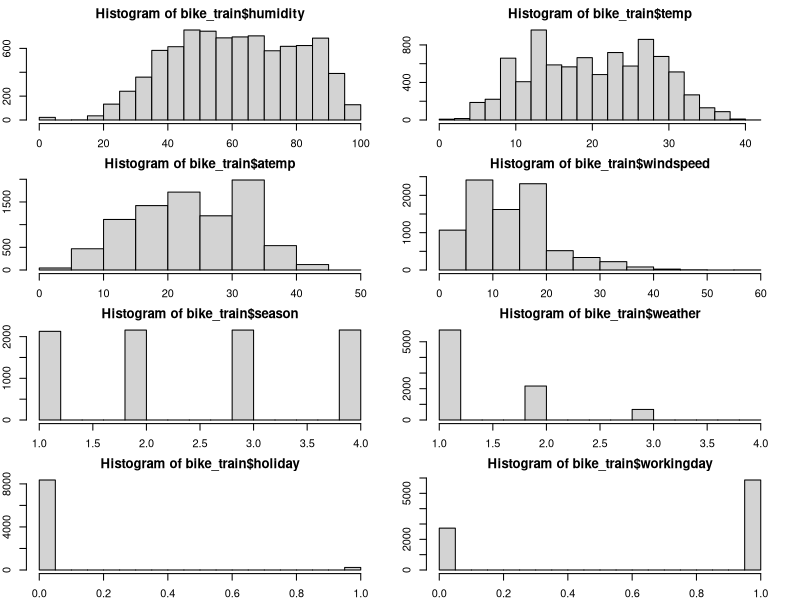
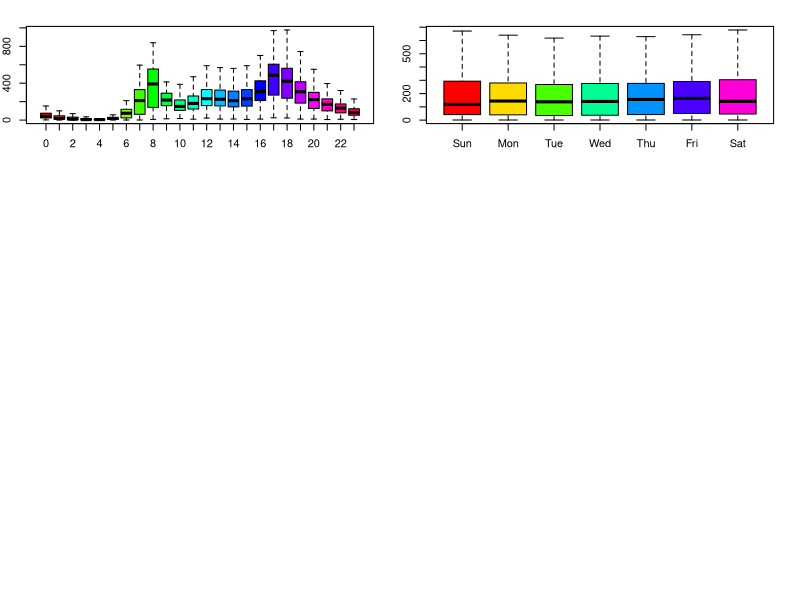
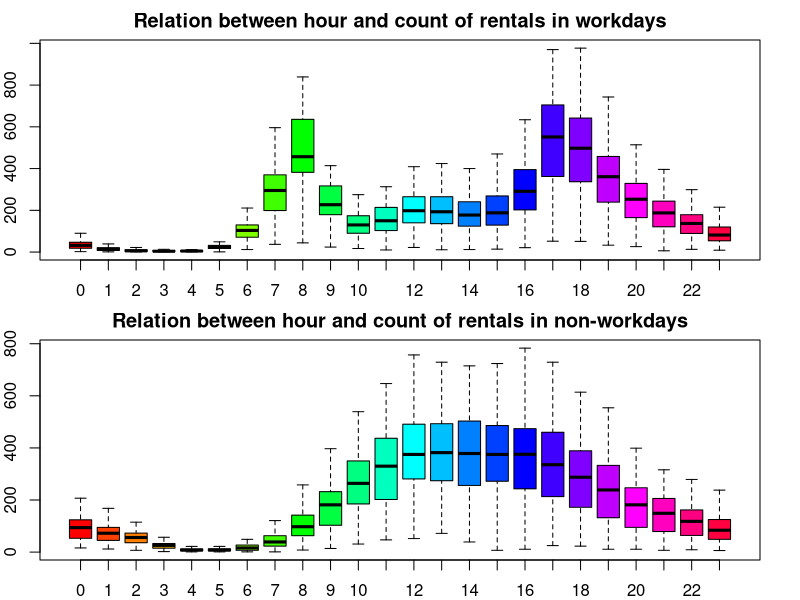
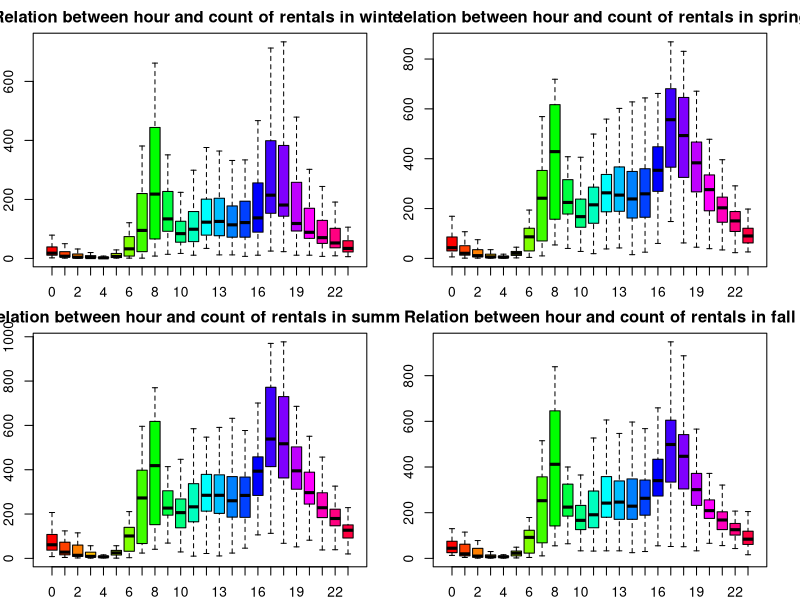
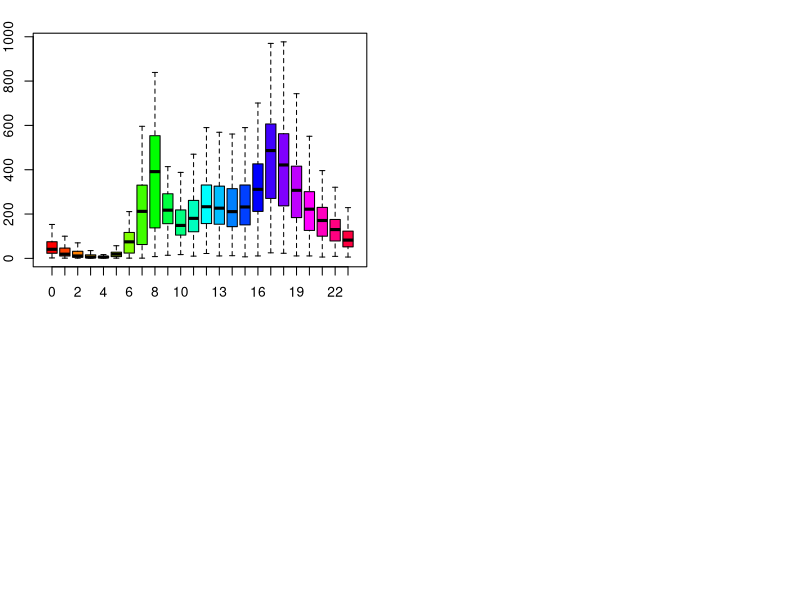
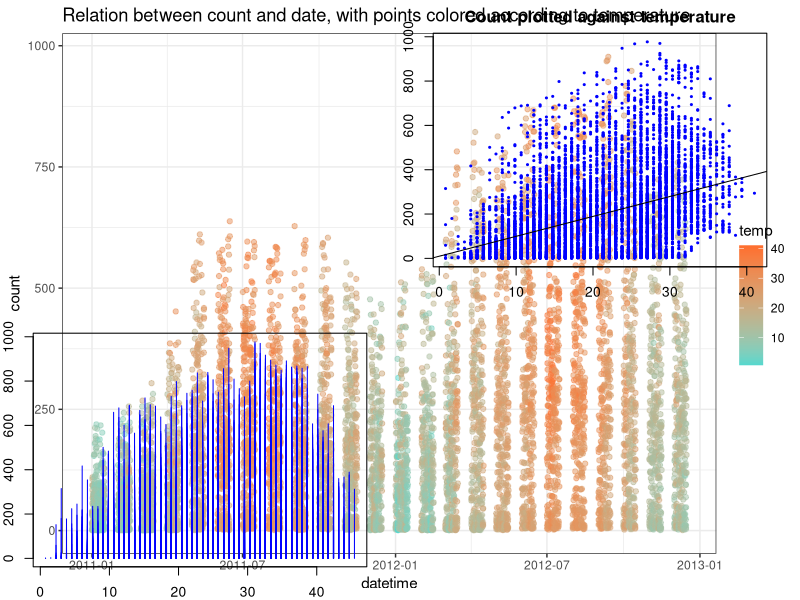

Generate these figures, in order, with R: (Note: this script raises an error after producing the figures.)
# installs 
# install.packages("lubridate", dependencies = TRUE)
# install.packages("ggplot", dependencies = TRUE)
#install.packages("plyr", dependencies = TRUE)
library(ggplot2)
library(lubridate)
library(randomForest)

# clean
rm(list=ls())
getwd()

# load data
bike_train <- read.csv("bike_train.csv", sep = ",")
bike_test <- read.csv("bike_test.csv", sep = ",")

# format datetime column
bike_train$datetime <- as.POSIXct(bike_train$datetime, tz = "UTC", format = "%Y-%m-%d%H:%M:%S")
bike_test$datetime <- as.POSIXct(bike_test$datetime, tz = "UTC", format = "%Y-%m-%d%H:%M:%S")

# initial histograms for overview of data
par(mfrow=c(4,2));
par(mar = rep(2, 4));
hist(bike_train$humidity);
hist(bike_train$temp);
hist(bike_train$atemp);
hist(bike_train$windspeed);
hist(bike_train$season);
hist(bike_train$weather);
hist(bike_train$holiday);
hist(bike_train$workingday);

# factorize non-continuous columns
bike_train$season_factored <- factor(bike_train$season, labels = c("Winter", "Spring", "Summer", "Fall"))
bike_train$holiday_factored <- factor(bike_train$holiday, labels = c("Not_Holiday", "Holiday"))
bike_train$workingday_factored <- factor(bike_train$workingday, labels = c("Not_Working_Day", "Working_Day"))
bike_train$weather_factored <- factor(bike_train$weather, labels = c("Good", "Normal", "Bad", "Very Bad"))


bike_test$season_factored <- factor(bike_test$season, labels = c("Winter", "Spring", "Summer", "Fall"))
bike_test$holiday_factored <- factor(bike_test$holiday, labels = c("Not_Holiday", "Holiday"))
bike_test$workingday_factored <- factor(bike_test$workingday, labels = c("Not_Working_Day", "Working_Day"))
bike_test$weather_factored <- factor(bike_test$weather, labels = c("Good", "Normal", "Bad"))


# split up datetime into components
bike_train$month <- as.integer(format(as.POSIXlt(bike_train$datetime), format = "%m"))
bike_train$weekday <- as.integer(format(as.POSIXlt(bike_train$datetime), format = "%u"))
bike_train$hour <- as.integer(format(as.POSIXlt(bike_train$datetime), format = "%H"))
bike_train$day_name=wday(as.Date(bike_train$datetime,"%Y-%m-%d%H:%M:%S", tz = "UTC"), label=TRUE)
bike_train$hour_factored <- as.factor(bike_train$hour)

bike_test$month <- as.integer(format(as.POSIXlt(bike_test$datetime), format = "%m"))
bike_test$weekday <- as.integer(format(as.POSIXlt(bike_test$datetime), format = "%u"))
bike_test$hour <- as.integer(format(as.POSIXlt(bike_test$datetime), format = "%H"))
bike_test$day_name=wday(as.Date(bike_test$datetime,"%Y-%m-%d%H:%M:%S", tz = "UTC"), label=TRUE)
bike_test$hour_factored <- as.factor(bike_test$hour)

# boxplot relation between hour and count of rentals
boxplot(bike_train$count~bike_train$hour_factored,xlab="hour", ylab="count of rentals", col=rainbow(length(unique(bike_train$hour_factored))),outline=FALSE)
boxplot(bike_train$count~bike_train$day_name,xlab="day", ylab="count of rentals", col=rainbow(length(unique(bike_train$day))),outline=FALSE)

par(mfrow=c(2,1));
# boxplot relation between hour and count of rentals in workdays
bike_train_filtered = bike_train[bike_train$workingday == 1, ];
boxplot(main="Relation between hour and count of rentals in workdays", bike_train_filtered$count~bike_train_filtered$hour_factored,xlab="hour", ylab="count of rentals", col=rainbow(length(unique(bike_train$hour_factored))),outline=FALSE)

# boxplot relation between hour and count of rentals in non-workdays
bike_train_filtered = bike_train[bike_train$workingday == 0, ];
boxplot(main="Relation between hour and count of rentals in non-workdays", bike_train_filtered$count~bike_train_filtered$hour_factored,xlab="hour", ylab="count of rentals", col=rainbow(length(unique(bike_train$hour_factored))),outline=FALSE)

par(mfrow=c(2,2));
# boxplot relation between hour and count of rentals in winter
bike_train_filtered = bike_train[bike_train$season == 1, ];
boxplot(main="Relation between hour and count of rentals in winter", bike_train_filtered$count~bike_train_filtered$hour_factored,xlab="hour", ylab="count of rentals", col=rainbow(length(unique(bike_train$hour_factored))),outline=FALSE)

# boxplot relation between hour and count of rentals in spring
bike_train_filtered = bike_train[bike_train$season == 2, ];
boxplot(main="Relation between hour and count of rentals in spring", bike_train_filtered$count~bike_train_filtered$hour_factored,xlab="hour", ylab="count of rentals", col=rainbow(length(unique(bike_train$hour_factored))),outline=FALSE)

# boxplot relation between hour and count of rentals in summer
bike_train_filtered = bike_train[bike_train$season == 3, ];
boxplot(main="Relation between hour and count of rentals in summer", bike_train_filtered$count~bike_train_filtered$hour_factored,xlab="hour", ylab="count of rentals", col=rainbow(length(unique(bike_train$hour_factored))),outline=FALSE)

# boxplot relation between hour and count of rentals in fall
bike_train_filtered = bike_train[bike_train$season == 4, ];
boxplot(main="Relation between hour and count of rentals in fall", bike_train_filtered$count~bike_train_filtered$hour_factored,xlab="hour", ylab="count of rentals", col=rainbow(length(unique(bike_train$hour_factored))),outline=FALSE)

# boxplot relation between hour and count of rentals in non-workdays
boxplot(bike_train$count~bike_train$hour_factored,xlab="hour", ylab="count of rentals", col=rainbow(length(unique(bike_train$hour_factored))),outline=FALSE)

# plot relation between count and date, with points colored according to temp
pl <- ggplot(bike_train,aes(datetime,count)) + geom_point(aes(color=temp),alpha=0.5)
pl + ggtitle("Relation between count and date, with points colored according to temperature") + scale_color_continuous(low = '#55D8CE',high = '#FF6E2E') + theme_bw()

# section 2
bikes_train_lm <- lm(data = bike_train, count ~ temp)
summary(bikes_train_lm)
plot(bike_train$temp, bike_train$count, pch = 20, cex = .5, col = "blue", main = "Count plotted against temperature", xlab = "Temperature", ylab = "Count")
abline(lm(data = bike_train, count ~ temp))

## 70% of the sample size
smp_size <- floor(0.7 * nrow(bike_train))
set.seed(4242)
train_ind <- sample(seq_len(nrow(bike_train)), size = smp_size)

subset_train <- bike_train[train_ind, ]
subset_test <- bike_train[-train_ind, ]

subset_train_lm <- lm(data = subset_train, count ~ temp + hour)
summary(subset_train_lm)

subset_train_lm_factored <- lm(data = subset_train, count ~ temp + hour_factored)
summary(subset_train_lm_factored)

# create hour windows in datasets
bike_train$hour_window<-NA
bike_train$hour_window<-ifelse(bike_train$hour>=0 & bike_train$hour<=6 | bike_train$hour==23,"night", bike_train$hour_window)
bike_train$hour_window<-ifelse(bike_train$hour>=7 & bike_train$hour<=9,"morning commute", bike_train$hour_window)
bike_train$hour_window<-ifelse(bike_train$hour>=10 & bike_train$hour<=15,"midday", bike_train$hour_window)
bike_train$hour_window<-ifelse(bike_train$hour>=16 & bike_train$hour<=19,"evening commute", bike_train$hour_window)
bike_train$hour_window<-ifelse(bike_train$hour>=20 & bike_train$hour<=22,"late evening", bike_train$hour_window)
bike_train$hour_window <- as.factor(bike_train$hour_window)

bike_test$hour_window<-NA
bike_test$hour_window<-ifelse(bike_test$hour>=0 & bike_test$hour<=6 | bike_test$hour==23,"night", bike_test$hour_window)
bike_test$hour_window<-ifelse(bike_test$hour>=7 & bike_test$hour<=9,"morning commute", bike_test$hour_window)
bike_test$hour_window<-ifelse(bike_test$hour>=10 & bike_test$hour<=15,"midday", bike_test$hour_window)
bike_test$hour_window<-ifelse(bike_test$hour>=16 & bike_test$hour<=19,"evening commute", bike_test$hour_window)
bike_test$hour_window<-ifelse(bike_test$hour>=20 & bike_test$hour<=22,"late evening", bike_test$hour_window)
bike_test$hour_window <- as.factor(bike_test$hour_window)


# create hour windows in training
subset_train$hour_window<-NA
subset_train$hour_window<-ifelse(subset_train$hour>=0 & subset_train$hour<=6 | subset_train$hour==23,"night", subset_train$hour_window)
subset_train$hour_window<-ifelse(subset_train$hour>=7 & subset_train$hour<=9,"morning commute", subset_train$hour_window)
subset_train$hour_window<-ifelse(subset_train$hour>=10 & subset_train$hour<=15,"midday", subset_train$hour_window)
subset_train$hour_window<-ifelse(subset_train$hour>=16 & subset_train$hour<=19,"evening commute", subset_train$hour_window)
subset_train$hour_window<-ifelse(subset_train$hour>=20 & subset_train$hour<=22,"late evening", subset_train$hour_window)
subset_train$hour_window <- as.factor(subset_train$hour_window)

# create hour windows in test
subset_test$hour_window<-NA
subset_test$hour_window<-ifelse(subset_test$hour>=0 & subset_test$hour<=6 | subset_test$hour==23,"night", subset_test$hour_window)
subset_test$hour_window<-ifelse(subset_test$hour>=7 & subset_test$hour<=9,"morning commute", subset_test$hour_window)
subset_test$hour_window<-ifelse(subset_test$hour>=10 & subset_test$hour<=15,"midday", subset_test$hour_window)
subset_test$hour_window<-ifelse(subset_test$hour>=16 & subset_test$hour<=19,"evening commute", subset_test$hour_window)
subset_test$hour_window<-ifelse(subset_test$hour>=20 & subset_test$hour<=22,"late evening", subset_test$hour_window)
subset_test$hour_window <- as.factor(subset_test$hour_window)


# set midday as the reference level
subset_train$hour_window=relevel(subset_train$hour_window, "midday")

# linear regression
subset_train.lm <- lm(data = subset_train, count ~ temp + hour_window)
summary(subset_train.lm)

subset_train.im <- lm(data = subset_train, count ~ temp*hour_window)
summary(subset_train.im)


subset_test$predictTest = predict(subset_train.lm, subset_test)
lm.sse_test = sum((subset_test$count - subset_test$predictTest)^2)
lm.sst_test = sum((subset_test$count - mean(bike_train$count))^2)
1 - lm.sse_test/lm.sst_test

subset_test$predictTest2 = predict(subset_train.im, subset_test)
im.sse_test = sum((subset_test$count - subset_test$predictTest2)^2)
im.sst_test = sum((subset_test$count - mean(bike_train$count))^2)
1 - im.sse_test/im.sst_test


# Section 3
cor(bike_train$count,bike_train$humidity)
cor(bike_train$count,bike_train$atemp)
cor(bike_train$count,bike_train$temp)

# plot count as function of atemp, to find optimal atemp
plot(bike_train$atemp, bike_train$count, type = 'h', col= 'blue', xlab = 'Actual Temperature', ylab = 'Total Bike Rentals')

# normalize atemp in the datasets
bike_train$atemp_normalized<-NA
bike_train$atemp_normalized<-ifelse(bike_train$atemp>32, 60+(46-bike_train$atemp)*40/14, bike_train$atemp_normalized);
bike_train$atemp_normalized<-ifelse(bike_train$atemp<=32, bike_train$atemp*100/32, bike_train$atemp_normalized);
subset_test$atemp_normalized<-NA
subset_test$atemp_normalized<-ifelse(subset_test$atemp>32, 60+(46-subset_test$atemp)*40/14, subset_test$atemp_normalized);
subset_test$atemp_normalized<-ifelse(subset_test$atemp<=32, subset_test$atemp*100/32, subset_test$atemp_normalized);
bike_test$atemp_normalized<-NA
bike_test$atemp_normalized<-ifelse(bike_test$atemp>32, 60+(46-bike_test$atemp)*40/14, bike_test$atemp_normalized);
bike_test$atemp_normalized<-ifelse(bike_test$atemp<=32, bike_test$atemp*100/32, bike_test$atemp_normalized);

# create agg_temp variable in datasets
bike_train$agg_temp = NA
bike_train$agg_temp = (bike_train$atemp_normalized - bike_train$humidity)*4 - bike_train$weather*10 + bike_train$season*25
subset_test$agg_temp = NA
subset_test$agg_temp = (subset_test$atemp_normalized - subset_test$humidity)*4 - subset_test$weather*10 + subset_test$season*25
bike_test$agg_temp = NA
bike_test$agg_temp = (bike_test$atemp_normalized - bike_test$humidity)*4 - bike_test$weather*10 + bike_test$season*25

# see correlation of agg_temp to count
cor(bike_train$count, bike_train$agg_temp)

bike_train.final <- lm(data = bike_train, count ~ holiday_factored*hour_window+workingday_factored*hour_window+hour*hour_window+agg_temp*hour_window)
summary(bike_train.final)

subset_test$predictTest = predict(bike_train.final, subset_test)
final.sse_test = sum((subset_test$count - subset_test$predictTest)^2)
final.sst_test = sum((subset_test$count - mean(bike_train$count))^2)
1 - final.sse_test/final.sst_test

# add all new columns to bike_test so we can run our prediction 
bike_test$count = floor(predict(bike_train.final, bike_test))
#cleaning up outliers
bike_test$count = ifelse(bike_test$count < 0, 0, bike_test$count)
write.csv(bike_test, file = "bike_test.csv")
